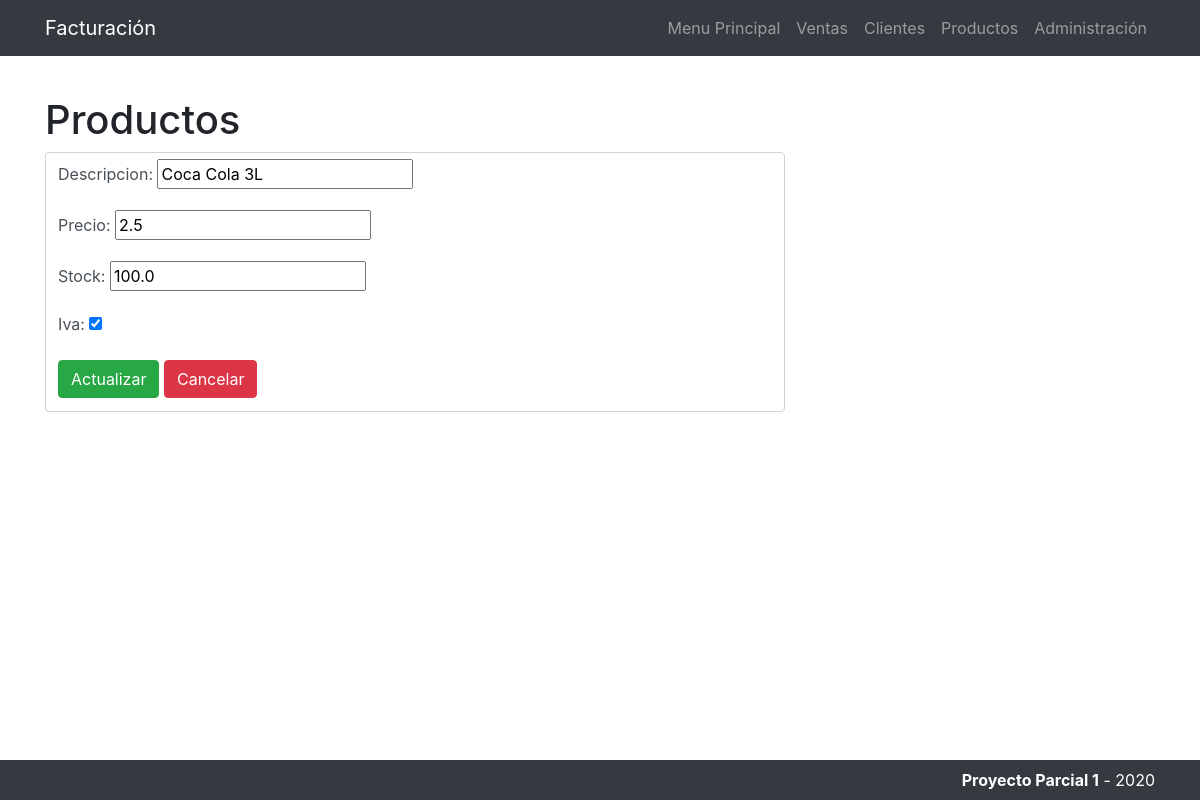
The app's page /editarproducto/1/ with its own data.
### app/models.py (models this page shows, shortened)
class Producto(models.Model):
    descripcion = models.CharField(max_length=100)
    precio = models.FloatField(default=0)
    stock = models.FloatField(default=0)
    iva = models.BooleanField(default=True)

### app/views.py (the view)
# urls.py: path('editarproducto/<int:id>/', editarProducto, name='editarproducto'),
def editarProducto(request, id):
    opciones = {'Menu': 'Menu Principal',
                'Cliente': 'Clientes','Producto':'Productos','Factura':'Ventas', 'accion': 'Actualizar'}
    producto = Producto.objects.get(id=id)
    if request.method == 'GET':
        form = ProductoForm(instance=producto)
        opciones['form'] = form
    else:
        form = ProductoForm(request.POST, instance=producto)
        if form.is_valid():
            form.save()
            return redirect('listarproducto')
    return render(request, 'producto.html', opciones)

### app/forms.py
class ProductoForm(forms.ModelForm):
    class Meta:
        model = Producto
        fields = ('descripcion', 'precio', 'stock', 'iva')
        label = {'descripcion': 'Descripcion', 'precio': 'Precio', 'stock': 'Stock','iva': 'Iva'}

### templates/producto.html (shortened to what this page needs)
<!DOCTYPE html>
<html lang="en">
<head>
{% load static %}
    <link href="{% static 'bootstrap/css/bootstrap.min.css' %}" rel="stylesheet">
    <link rel="stylesheet" href="https://stackpath.bootstrapcdn.com/bootstrap/4.5.2/css/bootstrap.min.css">
    <link href="{% static 'bootstrap/css/bootstrap.min.css' %}" rel="stylesheet">
</head>
<body>
<nav class="navbar navbar-expand-lg navbar-dark bg-dark fixed-top">
    <div class="container">
        <a class="navbar-brand" href="#">Facturación</a>
        <div class="collapse navbar-collapse" id="navbarResponsive">
            <ul class="navbar-nav ml-auto">
                <li class="nav-item">
                    <a class="nav-link" href="/">{{ Menu}}</a>
                </li>
                <li class="nav-item">
                    <a class="nav-link" href="/listarfactura">{{Factura}}</a>
                </li>
                <li class="nav-item">
                    <a class="nav-link" href="/listarcliente">{{Cliente}}</a>
                </li>
                <li class="nav-item">
                    <a class="nav-link" href="/listarproducto">{{Producto}}</a>
                </li>
                <li class="nav-item">
                    <a class="nav-link" href="/admin">Administración</a>
                </li>
            </ul>
        </div>
    </div>
</nav>
<br><br><br><br>
<div class="container">
    <h1>{{Producto}}</h1>
    <form action="" method="post" class="form-control" style="width  : 740px; height : 260px;">
        {{ form.as_p }}
        <button type="submit" class="btn btn-success" >{{accion}}</button>
        <button class="btn btn-danger"><a href="{% url 'listarproducto' %}" style="color:white;">Cancelar</a></button>
    </form>
</div>
<br><br><br><br>
<footer class="py-2 bg-dark" style="bottom: 0; position:fixed; width:100%;">
    <div class="container">
        <p class="m-0 text-right  text-white"><b>Proyecto Parcial 1</b> - 2020</p>
    </div>
</footer>
</body>
</html>

### records on screen
Producto: descripcion "Coca Cola 3L", precio "2.5", stock "100.0", iva "☑"

### other values on screen
{{ Menu }} "Menu Principal"
{{ Factura }} "Ventas"
{{ Cliente }} "Clientes"
{{ Producto }} "Productos"
{{ accion }} "Actualizar"
